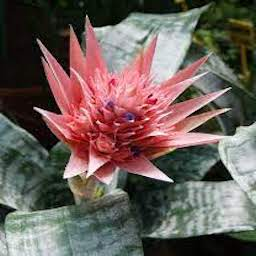
#> input picture data_mp3/DB/Train/Aechmea-01.jpg, 256 x 256 px; its folder holds only this picture in this run
$ python pruebaHOG.py
#> lines starting #> are read from the running program, lines starting #| are printed output that depends on the picture
import glob
import os

import matplotlib.pyplot as plt

from skimage.feature import hog
from skimage import data, exposure

train = [f for f in glob.glob(os.path.join('data_mp3\\DB\\train', '*.jpg'))]
test = [f for f in glob.glob(os.path.join('data_mp3\\DB\\test', '*.jpg'))]
valid = [f for f in glob.glob(os.path.join('data_mp3\\DB\\Val', '*.jpg'))]
image =  plt.imread(train[0])
#> image is the input picture: shape (256, 256, 3); mean R, G, B 108.3, 94.3, 89.3
image_grey = image[:,:,0]
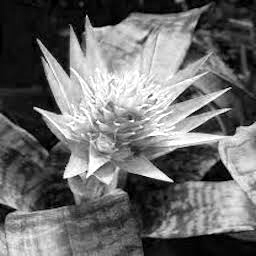
#> image_grey: shape (256, 256); min 0, max 255, mean 108.3


fd, hog_image = hog(image_grey, orientations=15, pixels_per_cell=(16, 16),
                    cells_per_block=(1, 1), visualize=True)
#> fd = 3840 values, max 0.92 at index 480, min 0 at index 4, mean 0.235
print(fd) # fd es un vector de caracteristicas
#> (printed output is left out)
print(hog_image) # hog_image es una imagen
#> (printed output is left out)

fig, (ax1, ax2) = plt.subplots(1, 2, figsize=(8, 4), sharex=True, sharey=True)

ax1.axis('off')
ax1.imshow(image_grey, cmap=plt.cm.gray)
ax1.set_title('Input image')

# Rescale histogram for better display
hog_image_rescaled = exposure.rescale_intensity(hog_image, in_range=(0, 10))
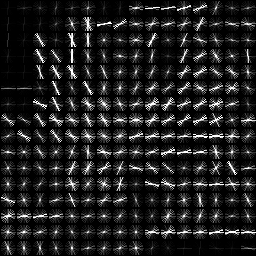
#> hog_image_rescaled: shape (256, 256) float64; min 0, max 1, mean 0.127
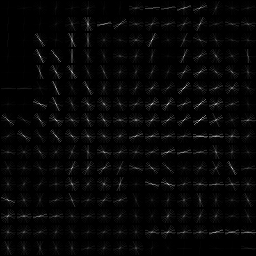
#> hog_image: shape (256, 256) float64; min 0, max 51.84, mean 1.4; drawn with min black and max white

ax2.axis('off')
ax2.imshow(hog_image_rescaled, cmap=plt.cm.gray)
ax2.set_title('Histogram of Oriented Gradients')
plt.show()
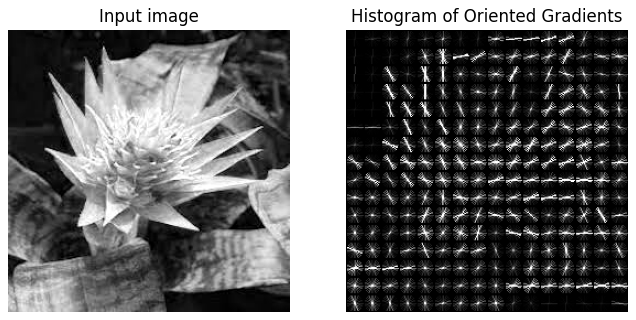
#> figure drawn by matplotlib, 2 panels

$ run again, on data_mp3/DB/Train/Aechmea-05.jpg
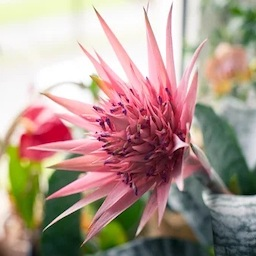
#> input picture data_mp3/DB/Train/Aechmea-05.jpg, 256 x 256 px
#> image is the input picture: shape (256, 256, 3); mean R, G, B 174.4, 151.4, 141.5
#> `image_grey = image[:,:,0]`:
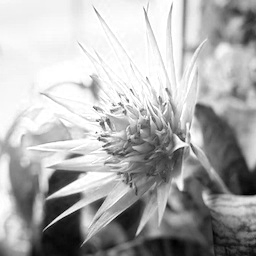
#> image_grey: shape (256, 256); min 0, max 255, mean 174.4
#> fd = 3840 values, max 0.774 at index 405, min 0 at index 1, mean 0.216
#> (printed output is left out)
#> (printed output is left out)
#> `plt.show()`:
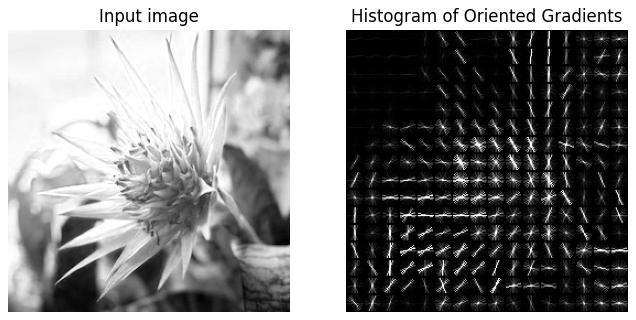
#> figure drawn by matplotlib, 2 panels

$ run again, on data_mp3/DB/Train/Aechmea-06.jpg
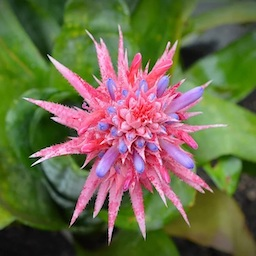
#> input picture data_mp3/DB/Train/Aechmea-06.jpg, 256 x 256 px
#> image is the input picture: shape (256, 256, 3); mean R, G, B 111.1, 106.5, 75.6
#> `image_grey = image[:,:,0]`:
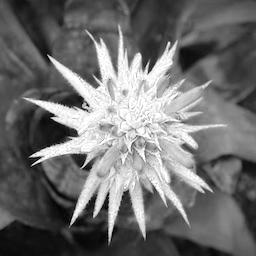
#> image_grey: shape (256, 256); min 0, max 255, mean 111.1
#> fd = 3840 values, max 0.565 at index 761, min 0 at index 4, mean 0.225
#> (printed output is left out)
#> (printed output is left out)
#> `plt.show()`:
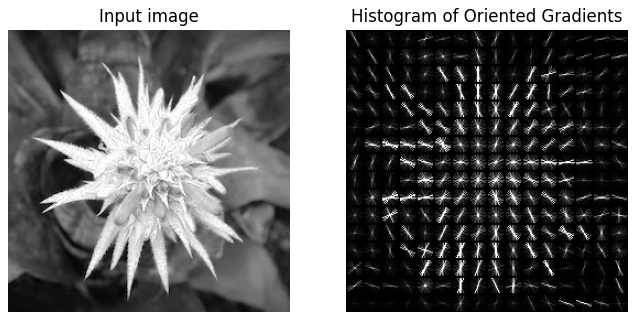
#> figure drawn by matplotlib, 2 panels

$ run again, on data_mp3/DB/Train/Aechmea-07.jpg
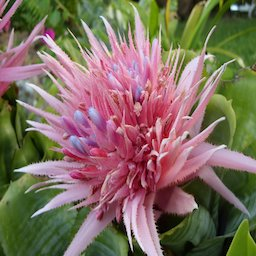
#> input picture data_mp3/DB/Train/Aechmea-07.jpg, 256 x 256 px
#> image is the input picture: shape (256, 256, 3); mean R, G, B 127.2, 108.9, 94.7
#> `image_grey = image[:,:,0]`:
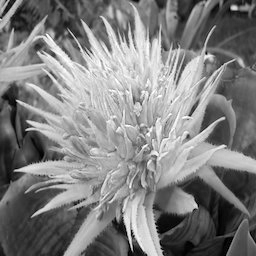
#> image_grey: shape (256, 256); min 0, max 255, mean 127.2
#> fd = 3840 values, max 0.537 at index 2617, min 0 at index 989, mean 0.226
#> (printed output is left out)
#> (printed output is left out)
#> `plt.show()`:
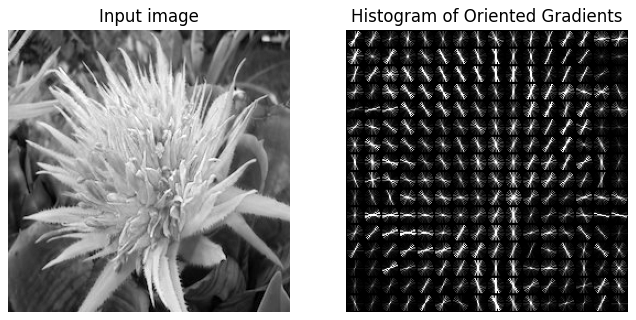
#> figure drawn by matplotlib, 2 panels

$ run again, on data_mp3/DB/Train/Aechmea-02.jpg
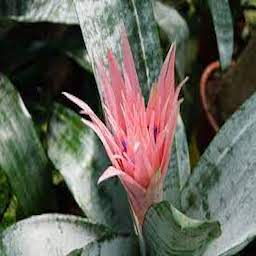
#> input picture data_mp3/DB/Train/Aechmea-02.jpg, 256 x 256 px
#> image is the input picture: shape (256, 256, 3); mean R, G, B 100, 98, 88.5
#> fd = 3840 values, max 0.561 at index 1467, min 0 at index 734, mean 0.233
#> (printed output is left out)
#> (printed output is left out)
#> `plt.show()`:
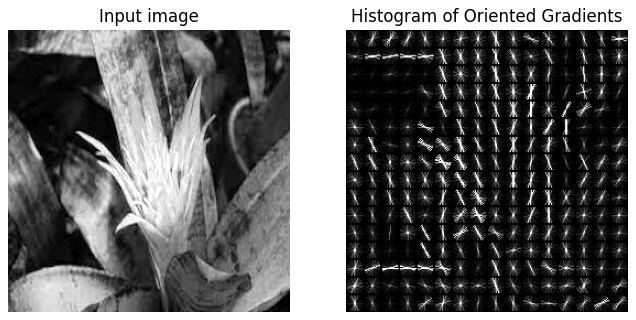
#> figure drawn by matplotlib, 2 panels
